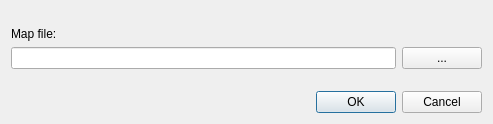
<?xml version="1.0" encoding="UTF-8"?>
<ui version="4.0">
 <class>dlg_changeMap</class>
 <widget class="QDialog" name="dlg_changeMap">
  <property name="geometry">
   <rect>
    <x>0</x>
    <y>0</y>
    <width>493</width>
    <height>124</height>
   </rect>
  </property>
  <property name="windowTitle">
   <string>Dialog</string>
  </property>
  <layout class="QGridLayout" name="gridLayout">
   <item row="2" column="1">
    <widget class="QLineEdit" name="mapFileEdit"/>
   </item>
   <item row="4" column="1" colspan="2">
    <widget class="QDialogButtonBox" name="buttonBox_2">
     <property name="orientation">
      <enum>Qt::Horizontal</enum>
     </property>
     <property name="standardButtons">
      <set>QDialogButtonBox::Cancel|QDialogButtonBox::Ok</set>
     </property>
    </widget>
   </item>
   <item row="2" column="2">
    <widget class="QPushButton" name="mapFileBtt">
     <property name="text">
      <string>...</string>
     </property>
    </widget>
   </item>
   <item row="1" column="1">
    <widget class="QLabel" name="mapFileLbl">
     <property name="text">
      <string>Map file: </string>
     </property>
    </widget>
   </item>
   <item row="3" column="1">
    <spacer name="verticalSpacer">
     <property name="orientation">
      <enum>Qt::Vertical</enum>
     </property>
     <property name="sizeHint" stdset="0">
      <size>
       <width>20</width>
       <height>40</height>
      </size>
     </property>
    </spacer>
   </item>
   <item row="0" column="1">
    <spacer name="verticalSpacer_2">
     <property name="orientation">
      <enum>Qt::Vertical</enum>
     </property>
     <property name="sizeHint" stdset="0">
      <size>
       <width>20</width>
       <height>40</height>
      </size>
     </property>
    </spacer>
   </item>
  </layout>
 </widget>
 <resources/>
 <connections>
  <connection>
   <sender>buttonBox_2</sender>
   <signal>accepted()</signal>
   <receiver>dlg_changeMap</receiver>
   <slot>accept()</slot>
   <hints>
    <hint type="sourcelabel">
     <x>287</x>
     <y>84</y>
    </hint>
    <hint type="destinationlabel">
     <x>246</x>
     <y>62</y>
    </hint>
   </hints>
  </connection>
  <connection>
   <sender>buttonBox_2</sender>
   <signal>rejected()</signal>
   <receiver>dlg_changeMap</receiver>
   <slot>reject()</slot>
   <hints>
    <hint type="sourcelabel">
     <x>287</x>
     <y>84</y>
    </hint>
    <hint type="destinationlabel">
     <x>246</x>
     <y>62</y>
    </hint>
   </hints>
  </connection>
 </connections>
</ui>
